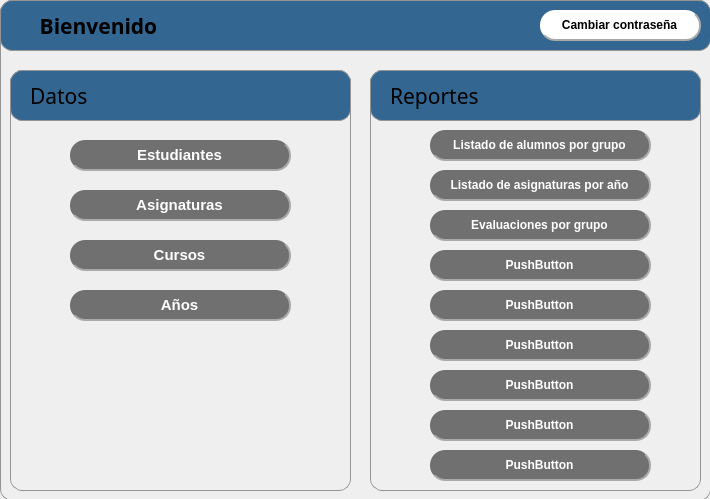
<?xml version="1.0" encoding="UTF-8"?>
<ui version="4.0">
 <class>DialogPrincipal</class>
 <widget class="QDialog" name="DialogPrincipal">
  <property name="geometry">
   <rect>
    <x>0</x>
    <y>0</y>
    <width>710</width>
    <height>499</height>
   </rect>
  </property>
  <property name="windowTitle">
   <string>Dialog</string>
  </property>
  <property name="styleSheet">
   <string notr="true">QLabel{
background-color: rgb(51, 103, 145);
}

QPushButtom{
border-radius:12px;
}





</string>
  </property>
  <widget class="QFrame" name="frame">
   <property name="geometry">
    <rect>
     <x>0</x>
     <y>0</y>
     <width>711</width>
     <height>501</height>
    </rect>
   </property>
   <property name="styleSheet">
    <string notr="true">QLabel{
background-color: rgb(51, 103, 145);
}

QPushButton{
border-radius:15px;
background-color: rgb(255, 255, 255);
border-right:2px solid rgb(170, 170, 170);
border-bottom:2px solid rgb(170, 170, 170);
}

QFrame{
border:1px solid  rgb(148, 148, 148);
border-radius:12px;
}

QPushButton:hover{
border-right:1px solid rgb(170, 170, 170);
border-bottom:1px solid rgb(170, 170, 170)

}
QPushButton:pressed{
border:0px;

}</string>
   </property>
   <property name="frameShape">
    <enum>QFrame::StyledPanel</enum>
   </property>
   <property name="frameShadow">
    <enum>QFrame::Raised</enum>
   </property>
   <widget class="QFrame" name="frameDatos">
    <property name="geometry">
     <rect>
      <x>10</x>
      <y>70</y>
      <width>341</width>
      <height>421</height>
     </rect>
    </property>
    <property name="font">
     <font>
      <pointsize>10</pointsize>
     </font>
    </property>
    <property name="styleSheet">
     <string notr="true">QPushButton{
    color: rgb(255, 255, 255);
	background-color: rgb(112, 112, 112);
}
</string>
    </property>
    <property name="frameShape">
     <enum>QFrame::StyledPanel</enum>
    </property>
    <property name="frameShadow">
     <enum>QFrame::Raised</enum>
    </property>
    <widget class="QLabel" name="labelDatosImg">
     <property name="geometry">
      <rect>
       <x>0</x>
       <y>0</y>
       <width>341</width>
       <height>51</height>
      </rect>
     </property>
     <property name="font">
      <font>
       <family>Yu Gothic UI Semibold</family>
       <pointsize>12</pointsize>
       <weight>75</weight>
       <bold>true</bold>
      </font>
     </property>
     <property name="styleSheet">
      <string notr="true">QPushButton{
border-radius:15px;
background-color: rgb(255, 255, 255);
border-right:2px solid rgb(170, 170, 170);
border-bottom:2px solid rgb(170, 170, 170);
}</string>
     </property>
     <property name="text">
      <string/>
     </property>
     <property name="pixmap">
      <pixmap resource="iconos/iconos.qrc">:/iconos/icons8_Add_Property_48.png</pixmap>
     </property>
     <property name="alignment">
      <set>Qt::AlignRight|Qt::AlignTrailing|Qt::AlignVCenter</set>
     </property>
     <property name="indent">
      <number>-5</number>
     </property>
    </widget>
    <widget class="QPushButton" name="pushButtonEstudiantes">
     <property name="geometry">
      <rect>
       <x>60</x>
       <y>70</y>
       <width>221</width>
       <height>31</height>
      </rect>
     </property>
     <property name="font">
      <font>
       <family>Arial</family>
       <pointsize>11</pointsize>
       <weight>75</weight>
       <bold>true</bold>
       <underline>false</underline>
      </font>
     </property>
     <property name="styleSheet">
      <string notr="true"/>
     </property>
     <property name="text">
      <string>Estudiantes</string>
     </property>
     <property name="checkable">
      <bool>false</bool>
     </property>
    </widget>
    <widget class="QLabel" name="labelDatos">
     <property name="geometry">
      <rect>
       <x>20</x>
       <y>5</y>
       <width>121</width>
       <height>41</height>
      </rect>
     </property>
     <property name="font">
      <font>
       <family>Yu Gothic Medium</family>
       <pointsize>16</pointsize>
       <weight>50</weight>
       <bold>false</bold>
      </font>
     </property>
     <property name="styleSheet">
      <string notr="true">border: 0px;
</string>
     </property>
     <property name="text">
      <string>Datos</string>
     </property>
    </widget>
    <widget class="QPushButton" name="pushButtonAsignaturas">
     <property name="geometry">
      <rect>
       <x>60</x>
       <y>120</y>
       <width>221</width>
       <height>31</height>
      </rect>
     </property>
     <property name="font">
      <font>
       <family>Arial</family>
       <pointsize>11</pointsize>
       <weight>75</weight>
       <bold>true</bold>
      </font>
     </property>
     <property name="text">
      <string>Asignaturas</string>
     </property>
    </widget>
    <widget class="QPushButton" name="pushButtonCursos">
     <property name="geometry">
      <rect>
       <x>60</x>
       <y>170</y>
       <width>221</width>
       <height>31</height>
      </rect>
     </property>
     <property name="font">
      <font>
       <family>Arial</family>
       <pointsize>11</pointsize>
       <weight>75</weight>
       <bold>true</bold>
      </font>
     </property>
     <property name="text">
      <string>Cursos</string>
     </property>
    </widget>
    <widget class="QPushButton" name="pushButton_5">
     <property name="geometry">
      <rect>
       <x>60</x>
       <y>220</y>
       <width>221</width>
       <height>31</height>
      </rect>
     </property>
     <property name="font">
      <font>
       <family>Arial</family>
       <pointsize>11</pointsize>
       <weight>75</weight>
       <bold>true</bold>
      </font>
     </property>
     <property name="text">
      <string>Años</string>
     </property>
    </widget>
   </widget>
   <widget class="QFrame" name="frameReportes">
    <property name="geometry">
     <rect>
      <x>370</x>
      <y>70</y>
      <width>331</width>
      <height>421</height>
     </rect>
    </property>
    <property name="font">
     <font>
      <family>Arial</family>
      <pointsize>22</pointsize>
      <weight>75</weight>
      <bold>true</bold>
     </font>
    </property>
    <property name="styleSheet">
     <string notr="true">QPushButton{
    color: rgb(255, 255, 255);
	background-color: rgb(112, 112, 112);
}
</string>
    </property>
    <property name="frameShape">
     <enum>QFrame::StyledPanel</enum>
    </property>
    <property name="frameShadow">
     <enum>QFrame::Raised</enum>
    </property>
    <property name="lineWidth">
     <number>0</number>
    </property>
    <widget class="QLabel" name="labelReportesImg">
     <property name="geometry">
      <rect>
       <x>0</x>
       <y>0</y>
       <width>331</width>
       <height>51</height>
      </rect>
     </property>
     <property name="font">
      <font>
       <family>Yu Gothic UI Semibold</family>
       <pointsize>12</pointsize>
       <weight>75</weight>
       <bold>true</bold>
      </font>
     </property>
     <property name="text">
      <string/>
     </property>
     <property name="pixmap">
      <pixmap resource="iconos/iconos.qrc">:/iconos/icons8_PDF_48.png</pixmap>
     </property>
     <property name="alignment">
      <set>Qt::AlignRight|Qt::AlignTrailing|Qt::AlignVCenter</set>
     </property>
    </widget>
    <widget class="QLabel" name="label_2">
     <property name="geometry">
      <rect>
       <x>20</x>
       <y>5</y>
       <width>121</width>
       <height>41</height>
      </rect>
     </property>
     <property name="font">
      <font>
       <family>Yu Gothic Medium</family>
       <pointsize>16</pointsize>
      </font>
     </property>
     <property name="styleSheet">
      <string notr="true">border:0px;</string>
     </property>
     <property name="text">
      <string>Reportes</string>
     </property>
    </widget>
    <widget class="QPushButton" name="pushButtonListAlumGrupo">
     <property name="geometry">
      <rect>
       <x>60</x>
       <y>60</y>
       <width>221</width>
       <height>31</height>
      </rect>
     </property>
     <property name="font">
      <font>
       <family>Arial</family>
       <pointsize>9</pointsize>
       <weight>75</weight>
       <bold>true</bold>
      </font>
     </property>
     <property name="text">
      <string>Listado de alumnos por grupo</string>
     </property>
    </widget>
    <widget class="QPushButton" name="pushButtonListAsigAnno">
     <property name="geometry">
      <rect>
       <x>60</x>
       <y>100</y>
       <width>221</width>
       <height>31</height>
      </rect>
     </property>
     <property name="font">
      <font>
       <family>Arial</family>
       <pointsize>9</pointsize>
       <weight>75</weight>
       <bold>true</bold>
      </font>
     </property>
     <property name="text">
      <string>Listado de asignaturas por año</string>
     </property>
    </widget>
    <widget class="QPushButton" name="pushButtonEvaGrupo">
     <property name="geometry">
      <rect>
       <x>60</x>
       <y>140</y>
       <width>221</width>
       <height>31</height>
      </rect>
     </property>
     <property name="font">
      <font>
       <family>Arial</family>
       <pointsize>9</pointsize>
       <weight>75</weight>
       <bold>true</bold>
      </font>
     </property>
     <property name="text">
      <string>Evaluaciones por grupo</string>
     </property>
    </widget>
    <widget class="QPushButton" name="pushButton_3">
     <property name="geometry">
      <rect>
       <x>60</x>
       <y>180</y>
       <width>221</width>
       <height>31</height>
      </rect>
     </property>
     <property name="font">
      <font>
       <family>Arial</family>
       <pointsize>9</pointsize>
       <weight>75</weight>
       <bold>true</bold>
      </font>
     </property>
     <property name="text">
      <string>PushButton</string>
     </property>
    </widget>
    <widget class="QPushButton" name="pushButton_4">
     <property name="geometry">
      <rect>
       <x>60</x>
       <y>220</y>
       <width>221</width>
       <height>31</height>
      </rect>
     </property>
     <property name="font">
      <font>
       <family>Arial</family>
       <pointsize>9</pointsize>
       <weight>75</weight>
       <bold>true</bold>
      </font>
     </property>
     <property name="text">
      <string>PushButton</string>
     </property>
    </widget>
    <widget class="QPushButton" name="pushButton_6">
     <property name="geometry">
      <rect>
       <x>60</x>
       <y>260</y>
       <width>221</width>
       <height>31</height>
      </rect>
     </property>
     <property name="font">
      <font>
       <family>Arial</family>
       <pointsize>9</pointsize>
       <weight>75</weight>
       <bold>true</bold>
      </font>
     </property>
     <property name="text">
      <string>PushButton</string>
     </property>
    </widget>
    <widget class="QPushButton" name="pushButton_7">
     <property name="geometry">
      <rect>
       <x>60</x>
       <y>300</y>
       <width>221</width>
       <height>31</height>
      </rect>
     </property>
     <property name="font">
      <font>
       <family>Arial</family>
       <pointsize>9</pointsize>
       <weight>75</weight>
       <bold>true</bold>
      </font>
     </property>
     <property name="text">
      <string>PushButton</string>
     </property>
    </widget>
    <widget class="QPushButton" name="pushButton_8">
     <property name="geometry">
      <rect>
       <x>60</x>
       <y>340</y>
       <width>221</width>
       <height>31</height>
      </rect>
     </property>
     <property name="font">
      <font>
       <family>Arial</family>
       <pointsize>9</pointsize>
       <weight>75</weight>
       <bold>true</bold>
      </font>
     </property>
     <property name="text">
      <string>PushButton</string>
     </property>
    </widget>
    <widget class="QPushButton" name="pushButton_9">
     <property name="geometry">
      <rect>
       <x>60</x>
       <y>380</y>
       <width>221</width>
       <height>31</height>
      </rect>
     </property>
     <property name="font">
      <font>
       <family>Arial</family>
       <pointsize>9</pointsize>
       <weight>75</weight>
       <bold>true</bold>
      </font>
     </property>
     <property name="text">
      <string>PushButton</string>
     </property>
    </widget>
   </widget>
   <widget class="QLabel" name="LabelEncabezado">
    <property name="geometry">
     <rect>
      <x>0</x>
      <y>0</y>
      <width>711</width>
      <height>51</height>
     </rect>
    </property>
    <property name="font">
     <font>
      <family>Yu Gothic UI Semibold</family>
      <pointsize>16</pointsize>
      <weight>75</weight>
      <bold>true</bold>
     </font>
    </property>
    <property name="styleSheet">
     <string notr="true"/>
    </property>
    <property name="text">
     <string>      Bienvenido</string>
    </property>
   </widget>
   <widget class="QPushButton" name="PushButtomCambiarCon">
    <property name="geometry">
     <rect>
      <x>540</x>
      <y>10</y>
      <width>161</width>
      <height>31</height>
     </rect>
    </property>
    <property name="font">
     <font>
      <family>Arial</family>
      <pointsize>9</pointsize>
      <weight>75</weight>
      <bold>true</bold>
     </font>
    </property>
    <property name="styleSheet">
     <string notr="true"/>
    </property>
    <property name="text">
     <string>Cambiar contraseña</string>
    </property>
    <property name="icon">
     <iconset>
      <normalon>:/iconos/icons8_Key_48.png</normalon>
     </iconset>
    </property>
   </widget>
  </widget>
 </widget>
 <resources>
  <include location="iconos/iconos.qrc"/>
 </resources>
 <connections/>
</ui>
